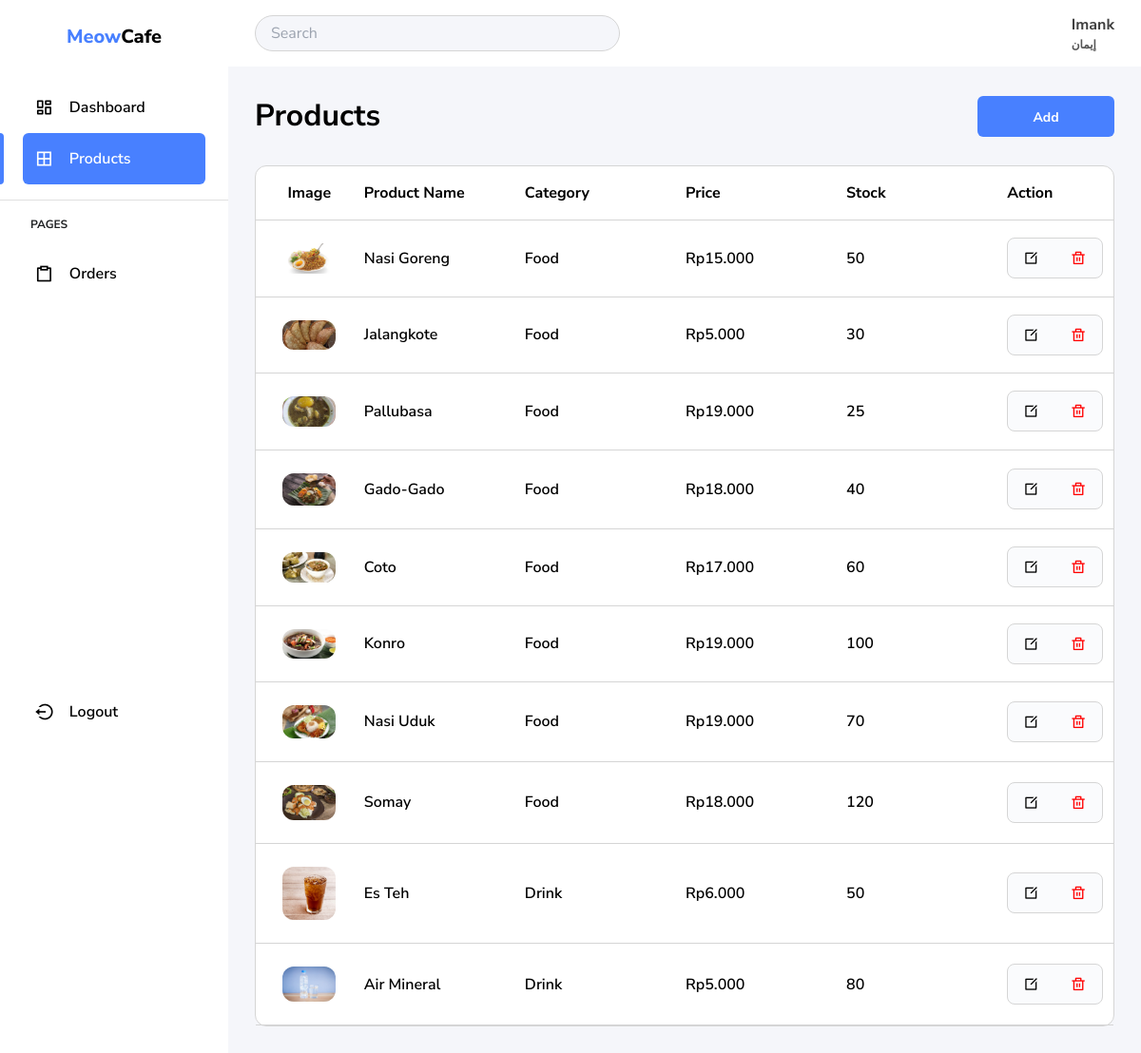
/products.php, run on the app's committed database.
### tables this page shows
CREATE TABLE `products` (
  `id` int NOT NULL,
  `name` varchar(255) NOT NULL,
  `category_id` int NOT NULL,
  `price` decimal(10,2) NOT NULL,
  `stock` int NOT NULL,
  `image` varchar(255) DEFAULT NULL
);

CREATE TABLE `categories` (
  `id` int NOT NULL,
  `name` varchar(255) NOT NULL
);

### products.php (the view, shortened to what this page needs)
<?php
require './config/database.php';
$products = $conn->query("SELECT products.*, categories.name AS category_name FROM products JOIN categories ON products.category_id = categories.id");
?>
<!DOCTYPE html>
<html lang="en">
<head>
    <link rel="stylesheet" href="styles/output.css">
    <link
        href="https://cdn.jsdelivr.net/npm/remixicon@4.1.0/fonts/remixicon.css"
        rel="stylesheet" />
</head>
<body>
    <main class="flex">
        <aside class="py-6 w-[240px] bg-white h-screen fixed">
            <div class="flex h-full items-center justify-between flex-col w-full">
                <div class="w-full text-center">
                    <p class="font-extrabold text-lg">
                        <span class="text-primary">Meow</span>Cafe
                    </p>
                    <section class="mt-8 flex flex-col">
                        <div class="relative px-6">
                            <a
                                href="dashboard.php"
                                class="p-3 group data-active:bg-primary items-center flex w-full rounded-md data-active:text-white">
                                <i class="ri-dashboard-line mr-4 text-lg"></i>
                                <span class="font-semibold">Dashboard</span>
                            </a>
                        </div>
                        <div class="relative px-6">
                            <a
                                href="products.php"
                                class="p-3 group data-active:bg-primary items-center flex w-full rounded-md data-active:text-white"
                                data-page="active">
                                <div
                                    class="bg-primary absolute rounded-e-lg top-0 left-0 h-full w-1 hidden group-data-active:block"></div>
                                <i class="ri-microsoft-line mr-4 text-lg"></i>
                                <span class="font-semibold">Products</span>
                            </a>
                        </div>
                    </section>
                    <div class="h-[1px] bg-[#E0E0E0] w-full my-4"></div>
                    <section>
                        <div class="w-full px-4 mb-4">
                            <span
                                class="px-4 uppercase text-[#202224] font-bold text-sm w-full flex">Pages</span>
                        </div>
                        <div class="relative px-6">
                            <a
                                href="orders.php"
                                class="p-3 group data-active:bg-primary items-center flex w-full rounded-md data-active:text-white">
                                <i class="ri-clipboard-line mr-4 text-lg"></i>
                                <span class="font-semibold">Orders</span>
                            </a>
                        </div>
                    </section>
                </div>
                <div class="w-full px-6">
                    <button class="p-3 flex w-full items-center rounded-md">
                        <i class="ri-logout-circle-line mr-4 text-lg"></i>
                        <span class="font-semibold">Logout</span>
                    </button>
                </div>
            </div>
        </aside>
        <div class="ml-[240px] flex w-full relative">
            <nav
                class="h-[70px] flex py-4 px-7 justify-between items-center flex-grow fixed bg-white left-[240px] right-0">
                <input
                    type="text"
                    name=""
                    id=""
                    placeholder="Search"
                    class="px-4 w-96 h-full py-2 bg-backgroundPrimary rounded-3xl border border-borderPrimary" />
                <div class="flex gap-5 items-center h-full">
                    <div
                        class="overflow-hidden h-full aspect-square rounded-full object-center">
                    </div>
                    <div>
                        <p class="font-bold text-[#404040]">Imank</p>
                        <p class="text-sm font-semibold text-[#565656]">إيمان</p>
                    </div>
                </div>
            </nav>
            <main class="p-7 bg-backgroundPrimary w-full min-h-screen mt-[70px]">
                <div class="flex justify-between items-center">
                    <p class="text-3xl font-bold">Products</p>
                    <a
                        href="./addProduct.html"
                        class="bg-primary text-white font-bold h-full text-base w-36 inline-flex py-3 rounded-md justify-center">
                        <p class="-mb-[2px]">Add</p>
                    </a>
                </div>
                <div class="mt-7 border border-borderPrimary rounded-xl bg-white">
                    <table class="w-full table-fixed">
                        <thead class="text-left">
                            <tr class="border-b border-borderPrimary">
                                <th class="w-2/12 text-center py-4">Image</th>
                                <th class="w-3/12">Product Name</th>
                                <th class="w-3/12">Category</th>
                                <th class="w-3/12">Price</th>
                                <th class="w-3/12">Stock</th>
                                <th class="w-2/12">Action</th>
                            </tr>
                        </thead>
                        <tbody class="table-row-group font-semibold">
                            <?php foreach ($products as $product) : ?>
                                <tr class="border-borderPrimary border-b">
                                    <td class="py-6 flex justify-center">
                                        <div class="w-14 overflow-hidden rounded-xl">
                                            <img
                                                src="<?php echo 'images/' . $product['image']; ?> "
                                                alt="" />
                                        </div>
                                    </td>
                                    <td><?= $product['name'] ?></td>
                                    <td><?= ucwords($product['category_name']) ?></td>
                                    <td><?= 'Rp' . number_format($product['price'], 0, ',', '.'); ?></td>
                                    <td><?= $product['stock'] ?></td>
                                    <td class="h-full">
                                        <div
                                            class="inline-flex rounded-lg font-normal bg-[#FAFBFD] border border-borderPrimary">
                                            <a
                                                href="./editProduct.html"
                                                class="py-2 px-4 text-black"
                                                aria-label="edit">
                                                <i class="ri-edit-box-line"></i>
                                            </a>
                                            <button class="py-2 px-4 text-error" aria-label="delete">
                                                <i class="ri-delete-bin-line"></i>
                                            </button>
                                        </div>
                                    </td>
                                </tr>
                            <?php endforeach; ?>
                        </tbody>
                    </table>
                </div>
            </main>
        </div>
    </main>
</body>
</html>

### data on the page
products: image (picture), name "Nasi Goreng", category.name "Food", price "15.000", stock "50"
products: image (picture), name "Jalangkote", category.name "Food", price "5.000", stock "30"
products: image (picture), name "Pallubasa", category.name "Food", price "19.000", stock "25"
products: image (picture), name "Gado-Gado", category.name "Food", price "18.000", stock "40"
products: image (picture), name "Coto", category.name "Food", price "17.000", stock "60"
products: image (picture), name "Konro", category.name "Food", price "19.000", stock "100"
products: image (picture), name "Nasi Uduk", category.name "Food", price "19.000", stock "70"
products: image (picture), name "Somay", category.name "Food", price "18.000", stock "120"
products: image (picture), name "Es Teh", category.name "Drink", price "6.000", stock "50"
products: image (picture), name "Air Mineral", category.name "Drink", price "5.000", stock "80"
